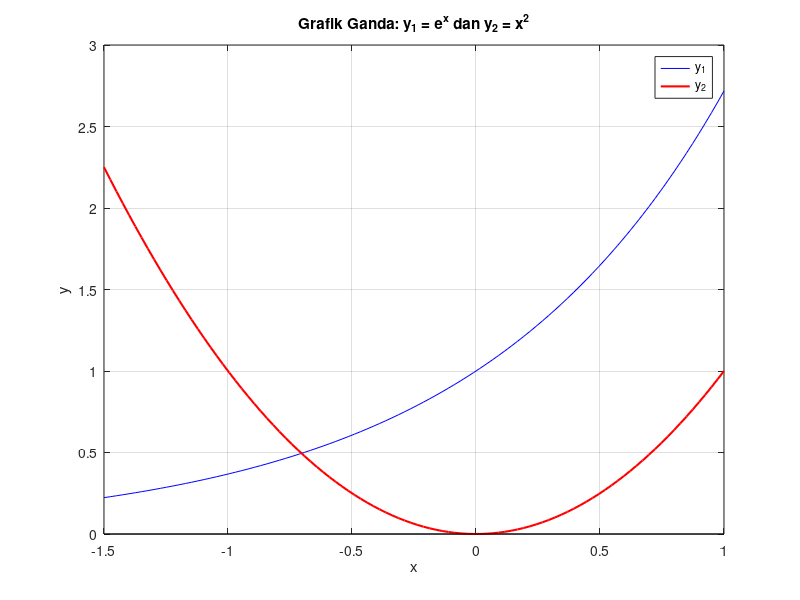

Here is the MATLAB script that generated this plot: (Note: this script raises an error after producing the figure.)
% Grafik Ganda - Persamaan 2
x = linspace(-1.5, 1, 100);
y1 = exp(x);
y2 = x.^2;
plot(x, y1, 'b', x, y2, 'r', 'LineWidth', 1.5); grid on;
hold on;
line([-1.5, 1], [0, 0], 'Color', 'k'); % Sumbu X
title('Grafik Ganda: y_1 = e^x dan y_2 = x^2');
xlabel('x'); ylabel('y');
legend('y_1', 'y_2');
gtext('Akar');
hold off;
